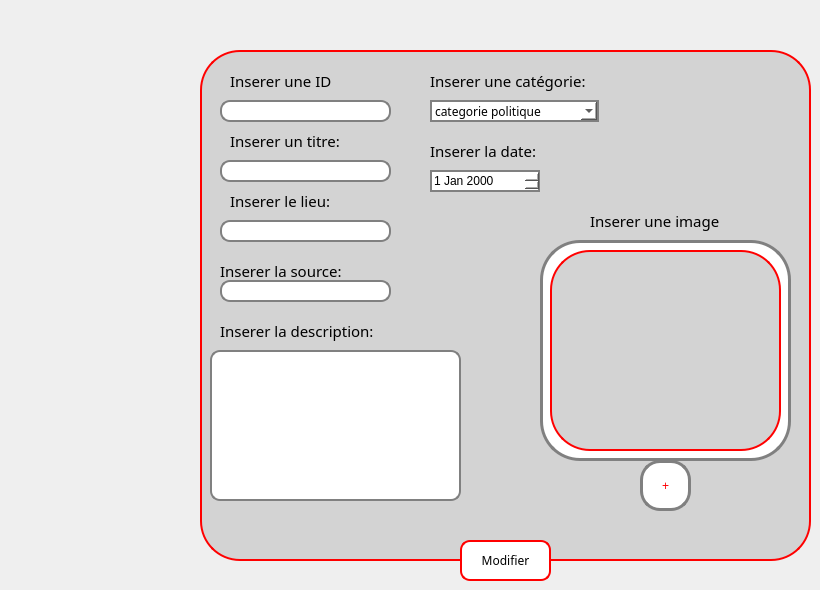
   <widget class="QWidget" name="tab">
    <attribute name="icon">
     <iconset resource="images.qrc">
      <normaloff>:/ressources/icons8-modifier-100.png</normaloff>:/ressources/icons8-modifier-100.png</iconset>
    </attribute>
    <attribute name="title">
     <string>Modifier</string>
    </attribute>
    <widget class="QFrame" name="frame_12">
     <property name="geometry">
      <rect>
       <x>200</x>
       <y>50</y>
       <width>611</width>
       <height>511</height>
      </rect>
     </property>
     <property name="focusPolicy">
      <enum>Qt::NoFocus</enum>
     </property>
     <property name="styleSheet">
      <string notr="true">border-radius: 40px;
background-color: rgb(211, 211, 211);

border: 2px solid red;
</string>
     </property>
     <property name="frameShape">
      <enum>QFrame::StyledPanel</enum>
     </property>
     <property name="frameShadow">
      <enum>QFrame::Plain</enum>
     </property>
     <property name="lineWidth">
      <number>8</number>
     </property>
     <property name="midLineWidth">
      <number>6</number>
     </property>
     <widget class="QLabel" name="label_22">
      <property name="geometry">
       <rect>
        <x>30</x>
        <y>80</y>
        <width>141</width>
        <height>21</height>
       </rect>
      </property>
      <property name="font">
       <font>
        <family>Arial Rounded MT Bold</family>
        <pointsize>11</pointsize>
       </font>
      </property>
      <property name="styleSheet">
       <string notr="true">

border: 0px solid gray;</string>
      </property>
      <property name="text">
       <string>Inserer un titre:</string>
      </property>
      <property name="scaledContents">
       <bool>false</bool>
      </property>
     </widget>
     <widget class="QLineEdit" name="le_id_2">
      <property name="geometry">
       <rect>
        <x>20</x>
        <y>50</y>
        <width>171</width>
        <height>22</height>
       </rect>
      </property>
      <property name="autoFillBackground">
       <bool>false</bool>
      </property>
      <property name="styleSheet">
       <string notr="true">background-color: rgb(255, 255, 255);
border-radius: 10px;
border: 2px solid gray;</string>
      </property>
      <property name="text">
       <string/>
      </property>
     </widget>
     <widget class="QLabel" name="label_23">
      <property name="geometry">
       <rect>
        <x>230</x>
        <y>90</y>
        <width>131</width>
        <height>21</height>
       </rect>
      </property>
      <property name="font">
       <font>
        <family>Arial Rounded MT Bold</family>
        <pointsize>11</pointsize>
       </font>
      </property>
      <property name="styleSheet">
       <string notr="true">

border: 0px solid gray;</string>
      </property>
      <property name="text">
       <string>Inserer la date:</string>
      </property>
      <property name="scaledContents">
       <bool>false</bool>
      </property>
     </widget>
     <widget class="QLabel" name="label_24">
      <property name="geometry">
       <rect>
        <x>30</x>
        <y>140</y>
        <width>131</width>
        <height>21</height>
       </rect>
      </property>
      <property name="font">
       <font>
        <family>Arial Rounded MT Bold</family>
        <pointsize>11</pointsize>
       </font>
      </property>
      <property name="styleSheet">
       <string notr="true">

border: 0px solid gray;</string>
      </property>
      <property name="text">
       <string>Inserer le lieu:</string>
      </property>
      <property name="scaledContents">
       <bool>false</bool>
      </property>
     </widget>
     <widget class="QLineEdit" name="le_lieu_2">
      <property name="geometry">
       <rect>
        <x>20</x>
        <y>170</y>
        <width>171</width>
        <height>22</height>
       </rect>
      </property>
      <property name="styleSheet">
       <string notr="true">background-color: rgb(255, 255, 255);
border-radius: 10px;
border: 2px solid gray;</string>
      </property>
     </widget>
     <widget class="QLabel" name="label_25">
      <property name="geometry">
       <rect>
        <x>20</x>
        <y>210</y>
        <width>161</width>
        <height>21</height>
       </rect>
      </property>
      <property name="font">
       <font>
        <family>Arial Rounded MT Bold</family>
        <pointsize>11</pointsize>
       </font>
      </property>
      <property name="styleSheet">
       <string notr="true">

border: 0px solid gray;</string>
      </property>
      <property name="text">
       <string>Inserer la source:</string>
      </property>
      <property name="scaledContents">
       <bool>false</bool>
      </property>
     </widget>
     <widget class="QLineEdit" name="le_source_2">
      <property name="geometry">
       <rect>
        <x>20</x>
        <y>230</y>
        <width>171</width>
        <height>22</height>
       </rect>
      </property>
      <property name="styleSheet">
       <string notr="true">background-color: rgb(255, 255, 255);
border-radius: 10px;
border: 2px solid gray;</string>
      </property>
     </widget>
     <widget class="QLabel" name="label_26">
      <property name="geometry">
       <rect>
        <x>20</x>
        <y>270</y>
        <width>201</width>
        <height>21</height>
       </rect>
      </property>
      <property name="font">
       <font>
        <family>Arial Rounded MT Bold</family>
        <pointsize>11</pointsize>
       </font>
      </property>
      <property name="styleSheet">
       <string notr="true">

border: 0px solid gray;</string>
      </property>
      <property name="text">
       <string>Inserer la description:</string>
      </property>
      <property name="scaledContents">
       <bool>false</bool>
      </property>
     </widget>
     <widget class="QTextEdit" name="le_description_2">
      <property name="geometry">
       <rect>
        <x>10</x>
        <y>300</y>
        <width>251</width>
        <height>151</height>
       </rect>
      </property>
      <property name="styleSheet">
       <string notr="true">background-color: rgb(255, 255, 255);
border-radius: 10px;
border: 2px solid gray;</string>
      </property>
     </widget>
     <widget class="QLabel" name="label_27">
      <property name="geometry">
       <rect>
        <x>230</x>
        <y>20</y>
        <width>201</width>
        <height>21</height>
       </rect>
      </property>
      <property name="font">
       <font>
        <family>Arial Rounded MT Bold</family>
        <pointsize>11</pointsize>
       </font>
      </property>
      <property name="styleSheet">
       <string notr="true">

border: 0px solid gray;</string>
      </property>
      <property name="frameShape">
       <enum>QFrame::NoFrame</enum>
      </property>
      <property name="text">
       <string>Inserer une catégorie:</string>
      </property>
     </widget>
     <widget class="QComboBox" name="le_categorie_2">
      <property name="geometry">
       <rect>
        <x>230</x>
        <y>50</y>
        <width>169</width>
        <height>22</height>
       </rect>
      </property>
      <property name="font">
       <font>
        <family>Arial Rounded MT Bold</family>
       </font>
      </property>
      <property name="styleSheet">
       <string notr="true">border-radius: 0px;
border: 2px solid gray;
background-color: rgb(255, 255, 255);</string>
      </property>
      <property name="editable">
       <bool>false</bool>
      </property>
      <item>
       <property name="text">
        <string>categorie politique</string>
       </property>
      </item>
      <item>
       <property name="text">
        <string>categorie sport</string>
       </property>
      </item>
      <item>
       <property name="text">
        <string>categorie meteo</string>
       </property>
      </item>
      <item>
       <property name="text">
        <string>categorie espace</string>
       </property>
      </item>
      <item>
       <property name="text">
        <string>categorie filmatographie</string>
       </property>
      </item>
      <item>
       <property name="text">
        <string>categorie technologique</string>
       </property>
      </item>
      <item>
       <property name="text">
        <string>categorie sante</string>
       </property>
      </item>
      <item>
       <property name="text">
        <string>categorie divers</string>
       </property>
      </item>
     </widget>
     <widget class="QGraphicsView" name="le_apercu_2">
      <property name="geometry">
       <rect>
        <x>340</x>
        <y>190</y>
        <width>251</width>
        <height>221</height>
       </rect>
      </property>
      <property name="autoFillBackground">
       <bool>false</bool>
      </property>
      <property name="styleSheet">
       <string notr="true">background-color: rgb(255, 255, 255);

border: 3px solid gray;
border-radius: 40px;
background: white;
</string>
      </property>
      <property name="frameShape">
       <enum>QFrame::StyledPanel</enum>
      </property>
      <property name="frameShadow">
       <enum>QFrame::Sunken</enum>
      </property>
      <property name="lineWidth">
       <number>3</number>
      </property>
      <property name="midLineWidth">
       <number>2</number>
      </property>
     </widget>
     <widget class="QPushButton" name="pushButton_11">
      <property name="geometry">
       <rect>
        <x>440</x>
        <y>410</y>
        <width>51</width>
        <height>51</height>
       </rect>
      </property>
      <property name="styleSheet">
       <string notr="true">background-color: rgb(255, 255, 255);
font: 30pt &quot;Impact&quot;;
color: rgb(255, 0, 4);


border: 3px solid gray;
border-radius: 20px;
background: white;
</string>
      </property>
      <property name="text">
       <string>+</string>
      </property>
      <property name="checkable">
       <bool>false</bool>
      </property>
      <property name="autoRepeat">
       <bool>false</bool>
      </property>
     </widget>
     <widget class="QLabel" name="label_28">
      <property name="geometry">
       <rect>
        <x>390</x>
        <y>160</y>
        <width>171</width>
        <height>21</height>
       </rect>
      </property>
      <property name="font">
       <font>
        <family>Arial Rounded MT Bold</family>
        <pointsize>11</pointsize>
        <weight>50</weight>
        <italic>false</italic>
        <bold>false</bold>
       </font>
      </property>
      <property name="styleSheet">
       <string notr="true">background-color: rgb(211, 211, 211);


border: 0px solid gray;</string>
      </property>
      <property name="frameShape">
       <enum>QFrame::Panel</enum>
      </property>
      <property name="text">
       <string>Inserer une image</string>
      </property>
     </widget>
     <widget class="QLineEdit" name="le_titre_2">
      <property name="geometry">
       <rect>
        <x>20</x>
        <y>110</y>
        <width>171</width>
        <height>22</height>
       </rect>
      </property>
      <property name="autoFillBackground">
       <bool>false</bool>
      </property>
      <property name="styleSheet">
       <string notr="true">background-color: rgb(255, 255, 255);
border-radius: 10px;
border: 2px solid gray;</string>
      </property>
      <property name="text">
       <string/>
      </property>
     </widget>
     <widget class="QLabel" name="label_29">
      <property name="geometry">
       <rect>
        <x>30</x>
        <y>20</y>
        <width>141</width>
        <height>21</height>
       </rect>
      </property>
      <property name="font">
       <font>
        <family>Arial Rounded MT Bold</family>
        <pointsize>11</pointsize>
       </font>
      </property>
      <property name="styleSheet">
       <string notr="true">

border: 0px solid gray;</string>
      </property>
      <property name="text">
       <string>Inserer une ID</string>
      </property>
      <property name="scaledContents">
       <bool>false</bool>
      </property>
     </widget>
     <widget class="QDateEdit" name="le_date_2">
      <property name="geometry">
       <rect>
        <x>230</x>
        <y>120</y>
        <width>110</width>
        <height>22</height>
       </rect>
      </property>
      <property name="styleSheet">
       <string notr="true">background-color: rgb(255, 255, 255);

border: 2px solid gray;</string>
      </property>
     </widget>
     <widget class="QLabel" name="le_image_2">
      <property name="geometry">
       <rect>
        <x>350</x>
        <y>200</y>
        <width>231</width>
        <height>201</height>
       </rect>
      </property>
      <property name="text">
       <string/>
      </property>
     </widget>
    </widget>
    <widget class="QPushButton" name="bouton_modif_2">
     <property name="geometry">
      <rect>
       <x>460</x>
       <y>540</y>
       <width>91</width>
       <height>41</height>
      </rect>
     </property>
     <property name="font">
      <font>
       <family>Arial Rounded MT Bold</family>
       <pointsize>-1</pointsize>
      </font>
     </property>
     <property name="styleSheet">
      <string notr="true">QPushButton {
background-color: rgb(255, 255, 255);
color: rgb(0, 0, 0);
border-radius: 10px;
/*border-width: 3px;*/
   /* border-color: #E80F88;
    border-style: solid;*/
border: 2px solid red;
   /* border-radius: 10;*/
   /* padding: 4px;*/
    font-size: 12px;
    padding-left: 5px;
    padding-right: 5px;

}


QPushButton:hover {
background-color: qlineargradient(spread:pad, x1:0, y1:0, x2:0, y2:1, stop:0 rgb(200, 200, 255), stop:1 rgb(200, 200, 255));
color: rgb(255, 255, 255);
 border-color: #AF0171;
}</string>
     </property>
     <property name="text">
      <string>Modifier</string>
     </property>
     <property name="icon">
      <iconset>
       <normaloff>../../ressources/icons8-modifier-100.png</normaloff>../../ressources/icons8-modifier-100.png</iconset>
     </property>
    </widget>
   </widget>
